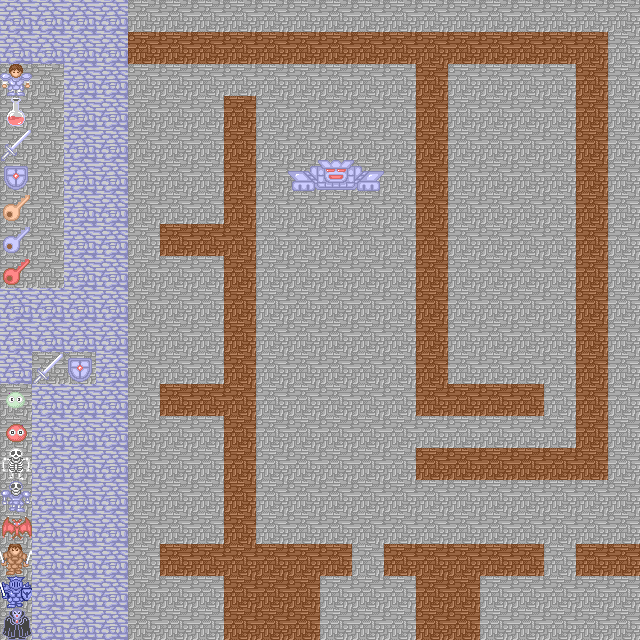

This is a level from a 2D game, rendered from its Tiled map with the project's own tilesets. A one-line summary and the complete map file follow:
An orthogonal 20x20 tile map with 32x32 px tiles, 2 tile layers (Bottom Layer, Collision Layer).

<map version="1.5" tiledversion="1.7.2" orientation="orthogonal" renderorder="right-down" width="20" height="20" tilewidth="32" tileheight="32" infinite="0" nextlayerid="3" nextobjectid="1">
 <editorsettings>
  <export target="../../config/map.json" format="json" />
 </editorsettings>
 <tileset firstgid="1" source="tile.tsx" />
 <layer id="1" name="Bottom Layer" width="20" height="20">
  <data encoding="csv">
103,103,103,103,103,103,103,103,103,103,103,103,103,103,103,103,103,103,103,103,
103,103,103,103,103,103,103,103,103,103,103,103,103,103,103,103,103,103,103,103,
103,103,103,103,103,103,103,103,103,103,103,103,103,103,103,103,103,103,103,103,
103,103,103,103,103,103,103,103,103,103,103,103,103,103,103,103,103,103,103,103,
103,103,103,103,103,103,103,103,103,103,103,103,103,103,103,103,103,103,103,103,
103,103,103,103,103,103,103,103,103,103,103,103,103,103,103,103,103,103,103,103,
103,103,103,103,103,103,103,103,103,103,103,103,103,103,103,103,103,103,103,103,
103,103,103,103,103,103,103,103,103,103,103,103,103,103,103,103,103,103,103,103,
103,103,103,103,103,103,103,103,103,103,103,103,103,103,103,103,103,103,103,103,
103,103,103,103,103,103,103,103,103,103,103,103,103,103,103,103,103,103,103,103,
103,103,103,103,103,103,103,103,103,103,103,103,103,103,103,103,103,103,103,103,
103,103,103,103,103,103,103,103,103,103,103,103,103,103,103,103,103,103,103,103,
103,103,103,103,103,103,103,103,103,103,103,103,103,103,103,103,103,103,103,103,
103,103,103,103,103,103,103,103,103,103,103,103,103,103,103,103,103,103,103,103,
103,103,103,103,103,103,103,103,103,103,103,103,103,103,103,103,103,103,103,103,
103,103,103,103,103,103,103,103,103,103,103,103,103,103,103,103,103,103,103,103,
103,103,103,103,103,103,103,103,103,103,103,103,103,103,103,103,103,103,103,103,
103,103,103,103,103,103,103,103,103,103,103,103,103,103,103,103,103,103,103,103,
103,103,103,103,103,103,103,103,103,103,103,103,103,103,103,103,103,103,103,103,
103,103,103,103,103,103,103,103,103,103,103,103,103,103,103,103,103,103,103,103
</data>
 </layer>
 <layer id="2" name="Collision Layer" width="20" height="20">
  <data encoding="csv">
101,101,101,101,0,0,0,0,0,0,0,0,0,0,0,0,0,0,0,0,
101,101,101,101,102,102,102,102,102,102,102,102,102,102,102,102,102,102,102,0,
126,103,101,101,0,0,0,0,0,0,0,0,0,102,0,0,0,0,102,0,
26,103,101,101,0,0,0,102,0,0,0,0,0,102,0,0,0,0,102,0,
82,103,101,101,0,0,0,102,0,0,0,0,0,102,0,0,0,0,102,0,
91,103,101,101,0,0,0,102,0,121,122,123,0,102,0,0,0,0,102,0,
41,103,101,101,0,0,0,102,0,0,0,0,0,102,0,0,0,0,102,0,
42,103,101,101,0,102,102,102,0,0,0,0,0,102,0,0,0,0,102,0,
43,103,101,101,0,0,0,102,0,0,0,0,0,102,0,0,0,0,102,0,
101,101,101,101,0,0,0,102,0,0,0,0,0,102,0,0,0,0,102,0,
101,101,101,101,0,0,0,102,0,0,0,0,0,102,0,0,0,0,102,0,
101,82,91,101,0,0,0,102,0,0,0,0,0,102,0,0,0,0,102,0,
191,101,101,101,0,102,102,102,0,0,0,0,0,102,102,102,102,0,102,0,
196,101,101,101,0,0,0,102,0,0,0,0,0,0,0,0,0,0,102,0,
152,101,101,101,0,0,0,102,0,0,0,0,0,102,102,102,102,102,102,0,
167,101,101,101,0,0,0,102,0,0,0,0,0,0,0,0,0,0,0,0,
182,101,101,101,0,0,0,102,0,0,0,0,0,0,0,0,0,0,0,0,
268,101,101,101,0,102,102,102,102,102,102,0,102,102,102,102,102,0,102,102,
388,101,101,101,0,0,0,102,102,102,0,0,0,102,102,0,0,0,0,0,
188,101,101,101,0,0,0,102,102,102,0,0,0,102,102,0,0,0,0,0
</data>
 </layer>
</map>